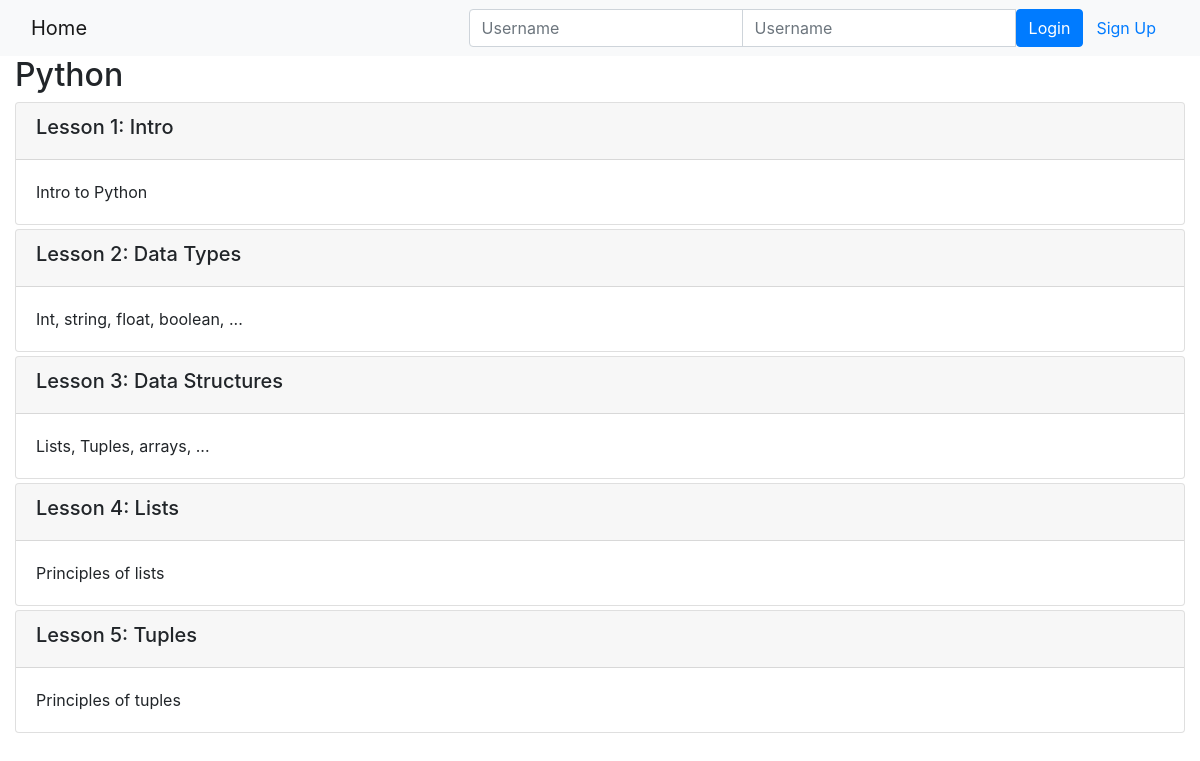
Page /onlinecourse/1/ on the committed database.
### onlinecourse/models.py (models this page shows, shortened)
class Course(models.Model):
    name = models.CharField(null=False, max_length=30, default='online course')
    image = models.ImageField(upload_to='course_images/')
    description = models.CharField(max_length=1000)
    pub_date = models.DateField(null=True)
    instructors = models.ManyToManyField(Instructor)
    users = models.ManyToManyField(settings.AUTH_USER_MODEL, through='Enrollment')
    total_enrollment = models.IntegerField(default=0)
    is_enrolled = False

class Lesson(models.Model):
    title = models.CharField(max_length=200, default="title")
    order = models.IntegerField(default=0)
    course = models.ForeignKey(Course, on_delete=models.CASCADE)
    content = models.TextField()

### onlinecourse/views.py (the view)
# urls.py: path('<int:pk>/', views.CourseDetailView.as_view(), name='course_details'),
class CourseDetailView(generic.DetailView):
    model = Course
    template_name = 'onlinecourse/course_detail_bootstrap.html'

### onlinecourse/templates/onlinecourse/course_detail_bootstrap.html (shortened to what this page needs)
<!DOCTYPE html>
<html lang="en">
<head>
     {% load static %}
    <link rel="stylesheet" href="https://maxcdn.bootstrapcdn.com/bootstrap/4.5.2/css/bootstrap.min.css">
</head>
<body>
    <nav class="navbar navbar-light bg-light">
        <div class="container-fluid">
            <div class="navbar-header">
                  <a class="navbar-brand" href="{% url 'onlinecourse:index' %}">Home</a>
            </div>
            <ul class="nav navbar-nav navbar-right">
                {% if user.is_authenticated %}
                <li>
                    <a class="btn btn-link" href="#">{{ user.first_name }}({{ user.username }})</a>
                    <a class="btn btn-link" href="{% url 'onlinecourse:logout' %}">Logout</a>
                </li>
                {% else %}
                <li>
                    <form class="form-inline" action="{% url 'onlinecourse:login' %}" method="post">
                        <div class="input-group">
                            <input type="text" class="form-control" placeholder="Username" name="username" >
                            <input type="password" class="form-control" placeholder="Username" name="psw" >
                            <button class="btn btn-primary" type="submit">Login</button>
                            <a class="btn btn-link" href="{% url 'onlinecourse:registration' %}">Sign Up</a>
                        </div>
                    </form>
                </li>
                {% endif %}
            </ul>
        </div>
    </nav>
    <div class="container-fluid">
            <h2>{{ course.name }}</h2>
            <div class="card-columns-vertical">
                {% for lesson in course.lesson_set.all %}
                    <div class="card mt-1">
                        <div class="card-header"><h5>Lesson {{lesson.order|add:1}}: {{lesson.title}}</h5></div>
                        <div class="card-body">{{lesson.content}}</div>
                    </div>
                {% endfor %}
            </div>
    </div>
</body>
</html>

### rows in the picture
Course: name "Python"
Lesson: order|add "1", title "Intro", content "Intro to Python"
Lesson: order|add "2", title "Data Types", content "Int, string, float, boolean, ..."
Lesson: order|add "3", title "Data Structures", content "Lists, Tuples, arrays, ..."
Lesson: order|add "4", title "Lists", content "Principles of lists"
Lesson: order|add "5", title "Tuples", content "Principles of tuples"
